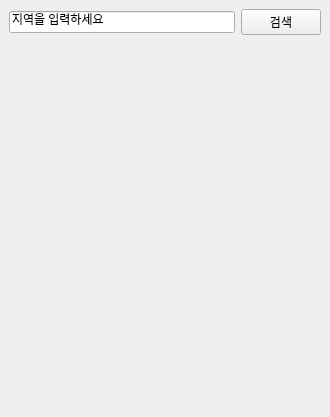
<?xml version="1.0" encoding="UTF-8"?>
<ui version="4.0">
 <class>MainWindow</class>
 <widget class="QMainWindow" name="MainWindow">
  <property name="geometry">
   <rect>
    <x>0</x>
    <y>0</y>
    <width>330</width>
    <height>417</height>
   </rect>
  </property>
  <property name="windowTitle">
   <string>날씨-옷추천ㄴ</string>
  </property>
  <widget class="QWidget" name="centralwidget">
   <layout class="QHBoxLayout" name="horizontalLayout">
    <item>
     <layout class="QVBoxLayout" name="verticalLayout">
      <item>
       <layout class="QHBoxLayout" name="horizontalLayout_3">
        <item>
         <widget class="QLineEdit" name="lineEdit">
          <property name="text">
           <string>지역을 입력하세요</string>
          </property>
         </widget>
        </item>
        <item>
         <widget class="QPushButton" name="searchbtn">
          <property name="text">
           <string>검색</string>
          </property>
          <property name="icon">
           <iconset>
            <normaloff>images/arrow-circle-225.png</normaloff>images/arrow-circle-225.png</iconset>
          </property>
         </widget>
        </item>
       </layout>
      </item>
      <item>
       <layout class="QHBoxLayout" name="horizontalLayout_4">
        <item>
         <widget class="QLabel" name="weatherIcon">
          <property name="sizePolicy">
           <sizepolicy hsizetype="Maximum" vsizetype="Preferred">
            <horstretch>0</horstretch>
            <verstretch>0</verstretch>
           </sizepolicy>
          </property>
          <property name="minimumSize">
           <size>
            <width>16</width>
            <height>16</height>
           </size>
          </property>
          <property name="maximumSize">
           <size>
            <width>16</width>
            <height>16</height>
           </size>
          </property>
          <property name="text">
           <string/>
          </property>
         </widget>
        </item>
        <item>
         <widget class="QLabel" name="label1">
          <property name="text">
           <string/>
          </property>
         </widget>
        </item>
       </layout>
      </item>
     </layout>
    </item>
   </layout>
  </widget>
 </widget>
 <resources/>
 <connections/>
</ui>
